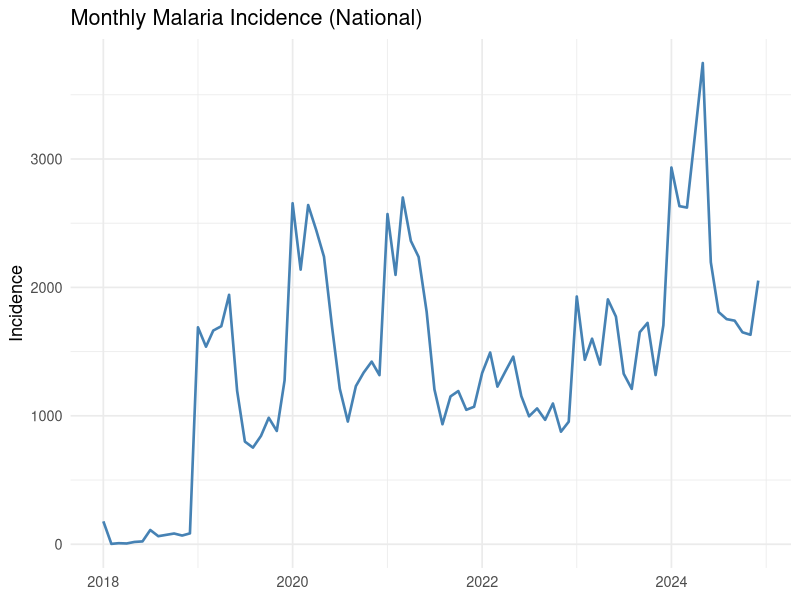
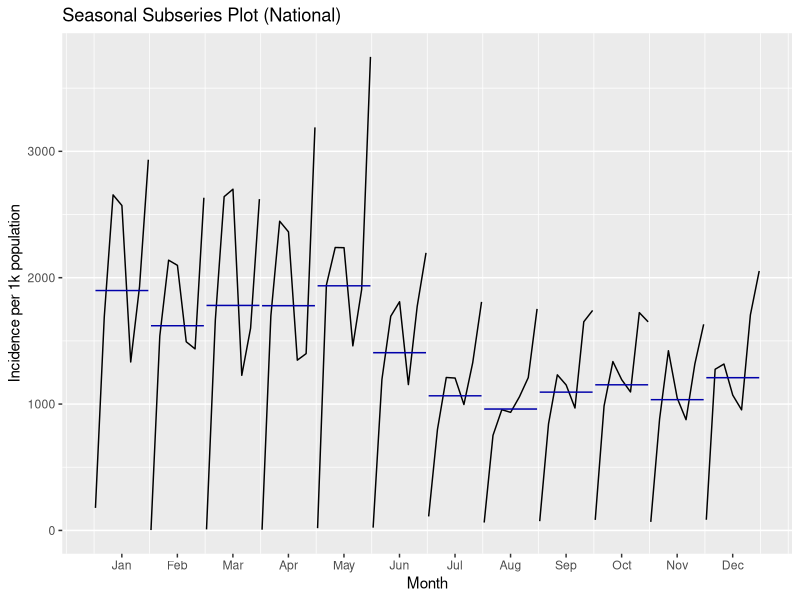
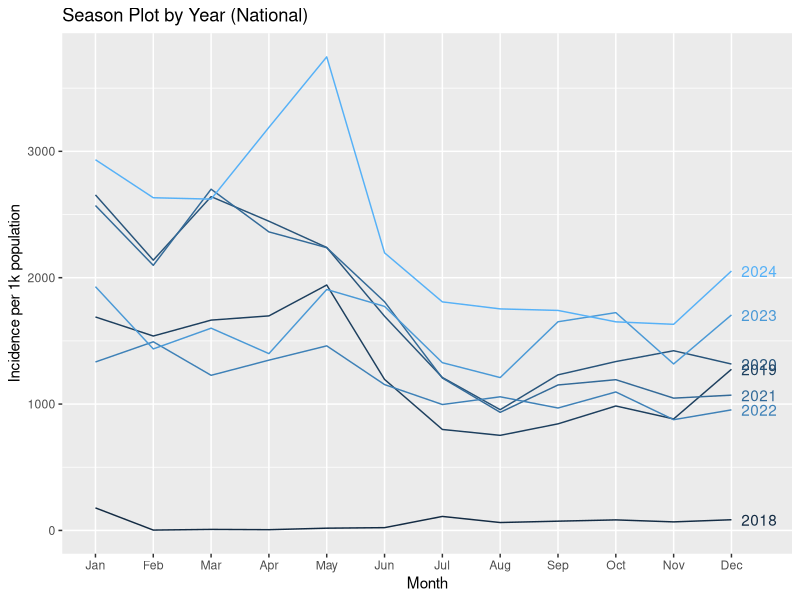
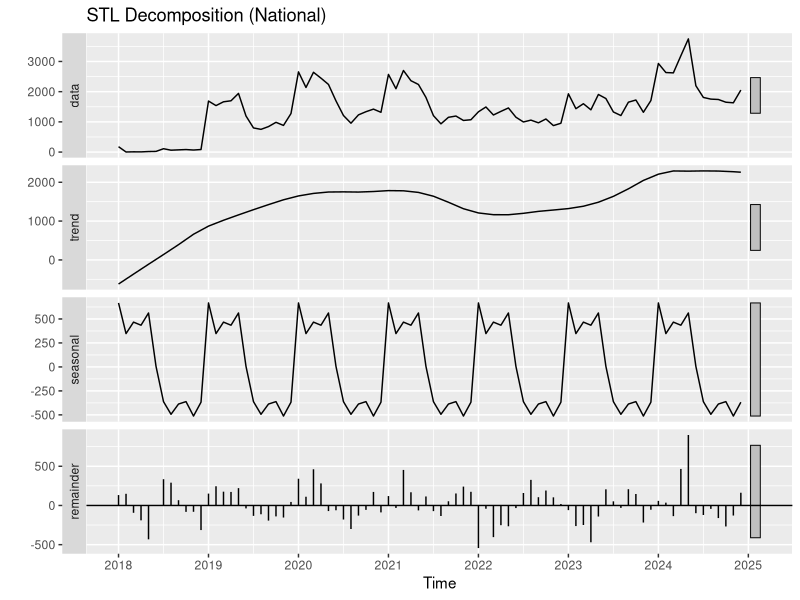
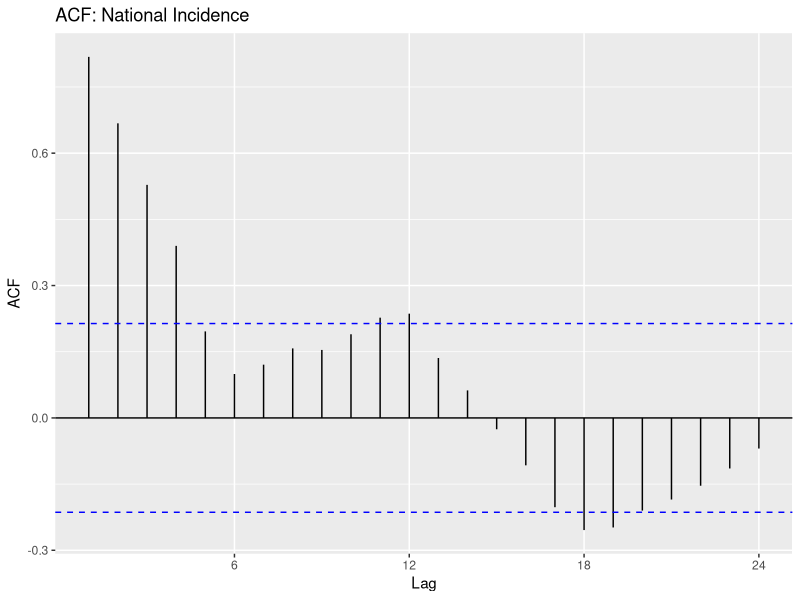
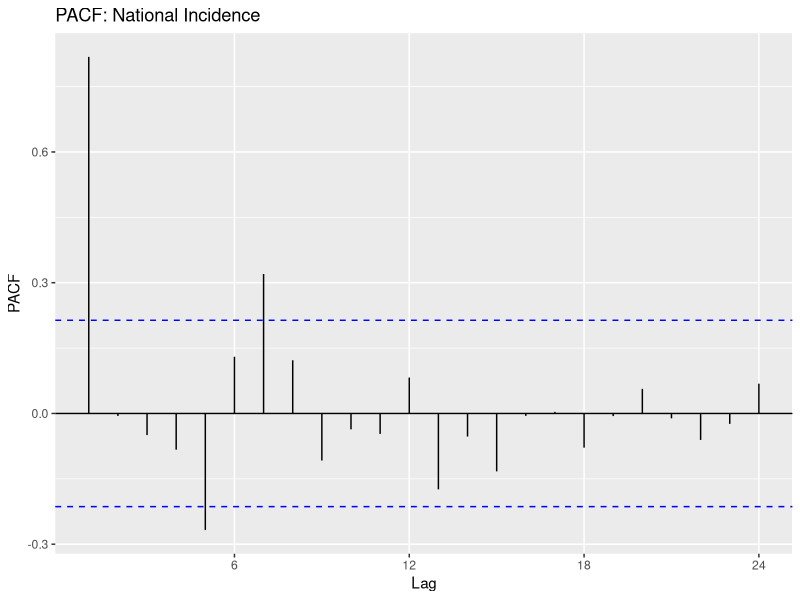
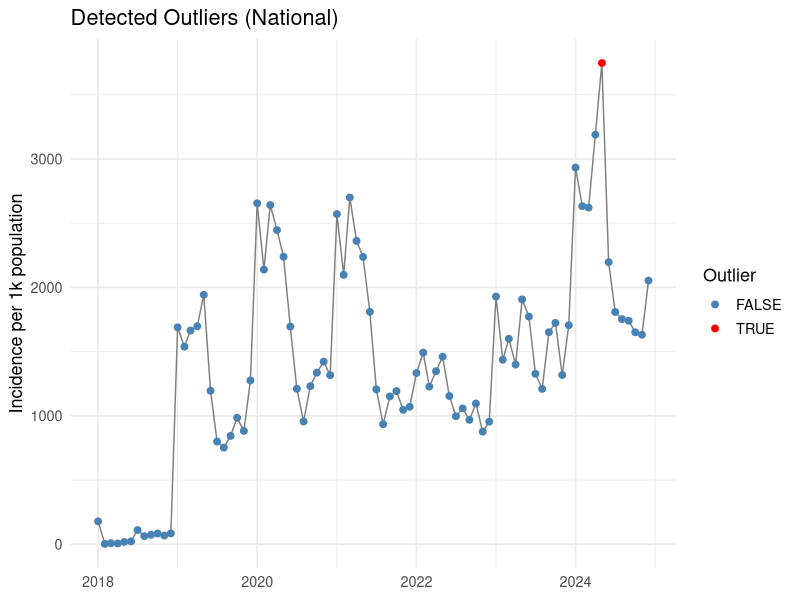
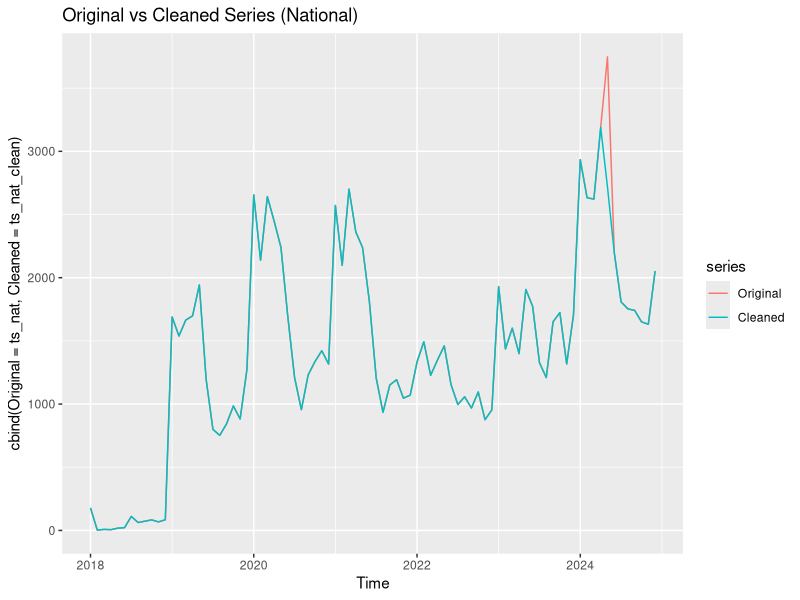

These charts were generated, in order, by the following R code:
## ---- chunk 1
knitr::opts_chunk$set(echo = TRUE)
## ---- chunk 2
#Installing packages if they are not installed in R

#install.packages("tidyverse") #for data wrangling
#install.packages("data.table") #easy working with tables
#install.packages("corrr") #for correlation analysis
#install.packages("corrr") #for plots

#call the packages for use via library 
library(zoo)
library(tidyverse)
library(ggplot2)
library(lubridate) #dealing with dates
library(broom)
library(dplyr)
library(stringr)
library(ggplot2)
library(scales)
library(patchwork)
library(tseries)
library(lme4)
library(forecast)
library(kableExtra)
## ---- chunk 3
incidence_data <- read_csv("malaria.csv")
pop_dat <- read_csv("MR DATA - District Populations.csv")
head(incidence_data)
head(pop_dat)
## ---- chunk 4
pop_tot <- pop_dat %>% 
# Our interest is in the second column with "Age Groups"  and then "Total" for total population size
rename(AgeGroup = 2) %>% 
# keep only the rows where AgeGroup == "Total" 
  filter(AgeGroup == "Total") %>% 
# drop non-district rows 
filter(!is.na(District))

# Rename the repeating triplets: 2018_both, 2018_male, 2018_female
yrs <- 2018:2024
nm <- names(pop_tot)

# positions where the header is exactly a year (e.g., "2018","2019",...)
year_pos <- which(nm %in% as.character(yrs))

# defensively rename the triplets for each year by looping through
for (y in yrs) {
  i <- which(nm == as.character(y))
  if (length(i) == 1) {
    # i     -> both
    # i + 1 -> male
    # i + 2 -> female
    nm[i]     <- paste0(y, "_both")
    if (i + 1 <= length(nm)) nm[i + 1] <- paste0(y, "_male")
    if (i + 2 <= length(nm)) nm[i + 2] <- paste0(y, "_female")
  }
}
names(pop_tot) <- nm

# Select just the columns for 2018-2024 triplets plus District 
wanted <- c("District",
            as.vector(rbind(paste0(yrs, "_both"),
                            paste0(yrs, "_male"),
                            paste0(yrs, "_female"))))
wanted <- intersect(wanted, names(pop_tot))  # in case some are missing

pop_long <- pop_tot %>%
  select(all_of(wanted)) %>%
  pivot_longer(
    cols = -District,
    names_to = c("Year", "Sex"),
    names_sep = "_",
    values_to = "Population"
  ) %>%
  mutate(
    Year = as.integer(Year),
    Sex  = factor(Sex, levels = c("both", "male", "female"),
                  labels = c("Both", "Male", "Female")),
    # numbers are like "234,712" -> parse to numeric
    Population = parse_number(Population)
  ) %>%
  arrange(District, Year, Sex)

# Tidy long table: District, Year and Sex 
pop_long_2018_2024 <- pop_long %>% filter(Year %in% 2018:2024)

# Normalize district names (merge City/Rural; fix known typo)
pop_both_combined <- pop_long_2018_2024 %>%
  mutate(
    District_clean = str_replace(District, "\\s+(City|Rural)$", ""),  #drop trailing " City"/" Rural"
    District_clean = str_squish(District_clean),
    District_clean = case_when(
      District_clean == "Chiradzulo" ~ "Chiradzulu",  # fix typo if present
      TRUE ~ District_clean
    )
  ) %>%
  filter(Sex == "Both") %>%                     # keep both sexes
  group_by(District_clean, Year) %>%
  summarise(Population = sum(Population, na.rm = TRUE), .groups = "drop") %>%
  arrange(District_clean, Year)

pop_both_combined<- pop_both_combined %>% 
  mutate(District_clean = District_clean %>%
      stringr::str_replace_all("[^[:alnum:] ]", "") %>%  #remove non-alphanumeric
      stringr::str_squish())

incidence_data <- incidence_data %>%
  mutate(
    District = District %>%
      stringr::str_replace_all("[^[:alnum:] ]", "") %>%  # remove non-alphanumeric
      stringr::str_squish()
  ) %>% 
  mutate(District = ifelse(District == "Nkhata", "Nkhatabay", District))

#join with incidence data to get rates per 1000 individuals
incidence_dat <- incidence_data %>% 
  left_join(pop_both_combined, by = c("District" = "District_clean", "Year" = "Year")) %>%
  #calculate incidence per 1,000 population
  mutate(incidence_per_1k = Incidence / (Population / 1000))


## ---- chunk 5
# Ensure month order and sort chronologically
incidence_dat <- incidence_dat %>%
  mutate(Month = match(Month, month.name)) %>%
  arrange(Year, Month)

## ---- chunk 6
#Prep: build a proper monthly Date and complete missing months
inc_monthly_nat <- incidence_dat %>%
  mutate(
    # If Month is a name like "January", convert to number
    MonthNum = if (is.numeric(Month)) Month else match(Month, month.name),
    Date = make_date(Year, MonthNum, 1)
  ) %>%
  group_by(Date) %>%
  summarise(incidence_per_1k = sum(incidence_per_1k, na.rm = TRUE), .groups = "drop") %>%
  # Make sure every month from min..max exists
  complete(Date = seq(min(Date), max(Date), by = "month"),
           fill = list(incidence_per_1k = 0)) %>%
  arrange(Date)

# Convert to ts object (monthly frequency = 12)
ts_nat <- ts(inc_monthly_nat$incidence_per_1k,
             start = c(year(min(inc_monthly_nat$Date)),
                       month(min(inc_monthly_nat$Date))),
             frequency = 12)

# Visualize a national time series line plot
ggplot(inc_monthly_nat, aes(Date, incidence_per_1k)) +
  geom_line(color = "steelblue", linewidth = 0.9) +
  labs(title = "Monthly Malaria Incidence (National)",
       x = NULL, y = "Incidence") +
  theme_minimal(base_size = 13)

# There is obvious seasoanlilty in the national plot. Lets do Seasonal diagnostics 
# (a) Seasonal subseries: each month gets its own horizontal line & dots by year
ggsubseriesplot(ts_nat) +
  ggtitle("Seasonal Subseries Plot (National)") +
  ylab("Incidence per 1k population")

# (b) Season plot: each year's seasonal curve overlaid
ggseasonplot(ts_nat, year.labels = TRUE, continuous = TRUE) +
  ggtitle("Season Plot by Year (National)") +
  ylab("Incidence per 1k population") + xlab("Month")

# STL decomposition (trend / seasonality / remainder) 
# STL prefers no zeros for log—so use raw series unless you want log transform
fit_stl <- stl(ts_nat, s.window = "periodic")
autoplot(fit_stl) + ggtitle("STL Decomposition (National)")

# ACF (Autocorrelation Function): Measures the correlation between a time series and its own past values at different lags. It shows how current values relate to previous values over various time intervals
# PACF (Partial Autocorrelation Function): Measures the correlation between a time series and its lagged values, controlling for the values at all shorter lags. It isolates the direct effect of a lag, removing the influence of intermediate lag
#ACF & PACF (helps choose ARIMA orders) 
ggAcf(ts_nat)  + ggtitle("ACF: National Incidence")
ggPacf(ts_nat) + ggtitle("PACF: National Incidence")

# Outlier detection & cleaning 
# Identify outliers
outs <- tsoutliers(ts_nat)
outs  # prints indices, types, and replacement suggestions

# Plot with outliers highlighted
idx <- outs$index
inc_monthly_nat %>%
  mutate(IsOutlier = seq_along(incidence_per_1k) %in% idx) %>%
  ggplot(aes(Date, incidence_per_1k)) +
  geom_line(color = "grey50") +
  geom_point(aes(color = IsOutlier), size = 2) +
  scale_color_manual(values = c("FALSE" = "steelblue", "TRUE" = "red")) +
  labs(title = "Detected Outliers (National)", x = NULL, y = "Incidence per 1k population", color = "Outlier") +
  theme_minimal(base_size = 13)

# For modelling, you may want a cleaned series
ts_nat_clean <- tsclean(ts_nat)
autoplot(cbind(Original = ts_nat, Cleaned = ts_nat_clean)) +
  ggtitle("Original vs Cleaned Series (National)") + xlab("Time")

# --------------District-level quick looks ----------
# Faceted time series by district (free y-axis)
inc_monthly_dist <- incidence_dat %>%
  mutate(MonthNum = if (is.numeric(Month)) Month else match(Month, month.name),
         Date = make_date(Year, MonthNum, 1)) %>%
  group_by(District, Date) %>%
  summarise(incidence_per_1k = sum(incidence_per_1k, na.rm = TRUE), .groups = "drop") %>%
  arrange(District, Date)

ggplot(inc_monthly_dist, aes(Date, incidence_per_1k)) +
  geom_line(color = "steelblue", linewidth = 0.6) +
  facet_wrap(~ District, scales = "free_y") +
  labs(title = "Monthly Malaria Incidence per 1k population by District",
       x = NULL, y = "Incidence per 1000 population") +
  theme_minimal(base_size = 11)

# Season plot by some selected district with high incidence
shortlist <- c("Mwanza", "Neno", "Salima", "Nkhatabay", "Mchinji")  # change as needed
for (d in shortlist) {
  df_d <- inc_monthly_dist %>% filter(District == d)
  ts_d <- ts(df_d$incidence_per_1k, start = c(year(min(df_d$Date)),
                                       month(min(df_d$Date))),
             frequency = 12)
  print(ggseasonplot(ts_d, year.labels = TRUE, continuous = TRUE) +
          ggtitle(paste("Season Plot:", d)) + ylab("Incidence per 1k population") + xlab("Month"))
}

## ---- chunk 7

national_incidence <- data.frame(
  Date = as.Date(as.yearmon(time(ts_nat))),
  incidence_per_1k = as.numeric(ts_nat),
  District = "National"
)

## ---- chunk 8

temperature <- read.csv("ERA5_climate_data/malawi_monthly_temperature.csv")

temperature_df <- data.frame(
  Date = as.Date(temperature$date),
  temp_no_lag = as.numeric(temperature$temperature),
  District = "National"
)

head(temperature_df)
## ---- chunk 9
national_incidence_temp <- national_incidence %>%
  left_join(
    temperature_df,
    by = c("Date", "District")
  )

head(national_incidence_temp)
## ---- chunk 10
fit_one_district <- function(df, xreg_cols = NULL) {
  
  all_dates <- seq(min(df$Date), max(df$Date), by = "month")
  
  df2 <- right_join(df, tibble(Date = all_dates), by = "Date") %>%
    arrange(Date) %>%
    mutate(
      incidence_per_1k = replace_na(incidence_per_1k, 0)
    )
  
  # Handle covariates dynamically
  if (!is.null(xreg_cols)) {
    df2 <- df2 %>%
      mutate(across(all_of(xreg_cols),
                    ~ replace_na(.x, mean(.x, na.rm = TRUE))))
    
    xreg_mat <- as.matrix(df2[, xreg_cols])
  } else {
    xreg_mat <- NULL
  }
  
  ts_d <- ts(
    df2$incidence_per_1k,
    start = c(year(min(df2$Date)), month(min(df2$Date))),
    frequency = 12
  )
  
  fit <- tryCatch(
    auto.arima(
      ts_d,
      xreg = xreg_mat,
      seasonal = TRUE,
      stepwise = FALSE,
      approximation = FALSE
    ),
    error = function(e) NULL
  )
  
  if (is.null(fit)) return(NULL)
  
  se <- sqrt(diag(vcov(fit)))
  ci <- confint(fit)
  
  coef_table <- tibble(
    District = df$District[1],
    Parameter = names(coef(fit)),
    Estimate  = as.numeric(coef(fit)),
    SE        = as.numeric(se),
    CI_low    = ci[, 1],
    CI_high   = ci[, 2],
    sigma2    = fit$sigma2,
    BIC       = BIC(fit),
    p = arimaorder(fit)["p"],
    d = arimaorder(fit)["d"],
    q = arimaorder(fit)["q"],
    P = arimaorder(fit)["P"],
    D = arimaorder(fit)["D"],
    Q = arimaorder(fit)["Q"]
  )
  
  list(
    model = fit,
    coefficients = coef_table,
    data = df2,
    ts = ts_d,
    xreg = xreg_mat,
    xreg_cols = xreg_cols
  )
}

fit_nat <- fit_one_district(
  national_incidence_temp[1:60,],
  xreg_cols = "temp_no_lag"
)

future_temp <- national_incidence_temp$temp_no_lag[61:64]
future_xreg <- matrix(future_temp, nrow = 4)
colnames(future_xreg) <- fit_nat$xreg_cols
fc <- forecast(fit_nat$model, h = 4, xreg = future_xreg)
fc




autoplot(fc) +
  autolayer(fit_nat$ts, series = "Observed") +
  labs(
    y = "Malaria incidence per 1k",
    x = "Time",
    title = "Observed + Forecast (with prediction intervals)"
  ) +
  theme_minimal()
